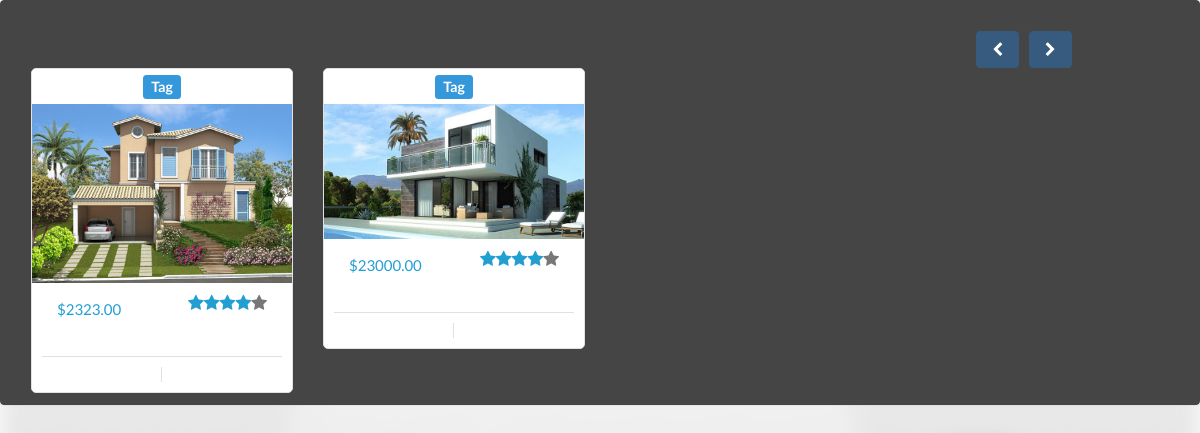
Screenshot of /HouseMate2_2/adminhomepage.php with the database file from the repository.
### tables this page shows
CREATE TABLE IF NOT EXISTS `inmueble` (
  `IdInmueble` varchar(5) NOT NULL,
  `Dueno` varchar(5) DEFAULT NULL,
  `Direccion` varchar(140) NOT NULL,
  `Descripcion` varchar(140) NOT NULL,
  `VentaRenta` int(1) NOT NULL,
  `Tipopropiedad` int(1) NOT NULL,
  `Precio` varchar(20) NOT NULL,
  `Imagen` varchar(100) NOT NULL,
  `DescDire` text
);

CREATE TABLE IF NOT EXISTS `tbusuario` (
  `idUsuario` varchar(5) NOT NULL DEFAULT '',
  `nombre` varchar(20) DEFAULT NULL,
  `apellido` varchar(20) DEFAULT NULL,
  `fechanac` date NOT NULL,
  `correo` varchar(30) DEFAULT NULL,
  `usuario` varchar(20) DEFAULT NULL,
  `contra` varchar(20) DEFAULT NULL,
  `tipo` int(1) DEFAULT NULL,
  `image` blob
);

### HouseMate2_2/Call/housein.php (the view, shortened to what this page needs)
<?php
$quero = "SELECT * FROM inmueble ORDER BY IdInmueble DESC LIMIT 8";
$cs = mysql_query($quero);
$count = 0;
while($row=mysql_fetch_array($cs))
{
	switch($count)
	{
		case 0:
			echo "<div class='item active'><div class='row'>";
		break;
	}
	$var = "";
switch($row['VentaRenta'])
{
	case 1:
	$var = $lang['Renta'];
	break;
	case 2:
	$var = $lang['Venta'];
	break;
}
echo "<div class='col-sm-3'>
		<div class='col-item'>
			<h4 class='text-center'><span class='label label-info'>Tag</span></h4>
				<div class='photo'>
					<img src='".$row['Imagen']."' class='limitante img-responsive' alt='a' />
				</div>
				<div class='info'>
					<div class='row'>
						<div class='price col-md-6'>
							<h5>
								$var</h5>
							<h5 class='price-text-color'>
								$".$row['Precio'].".00</h5>
						</div>
						<div class='rating hidden-sm col-md-6'>
							<i class='price-text-color fa fa-star'></i><i class='price-text-color fa fa-star'>
							</i><i class='price-text-color fa fa-star'></i><i class='price-text-color fa fa-star'>
							</i><i class='fa fa-star'></i>
						</div>
					</div>
					<div class='separator clear-left'>
						<p class='btn-add'>"
						;
						$dueno = "SELECT * FROM tbusuario WHERE idUsuario ='".$row['Dueno']."'";
						$dueno_con = mysql_query($dueno);
						while($row2 = mysql_fetch_array($dueno_con)){
						echo "<i class='fa fa-shopping-cart'></i><a href='perfil.php?usuario=".$row2['usuario']."' class='hidden-sm'>".$lang['Ca1']."</a></p>";
						}
						echo"
						<p class='btn-details'>
							<i class='fa fa-list'></i><a href='inmueble.php?IdInmueble=".$row['IdInmueble']."&tip=".$_SESSION['tip']."' class='hidden-sm'>".$lang['Ca2']."</a></p>
					</div>
					<div class='clearfix'>
					</div>
				</div>
			</div>
		</div>";
		$count++;
}
?>

### HouseMate2_2/css/appeal.css (style rules this page uses)
.col-item { border: 1px solid #E1E1E1; border-radius: 5px; background: #FFF; }
.col-item .photo img { margin: 0 auto; width: 100%; }
.col-item .info { padding: 10px; border-radius: 0 0 5px 5px; margin-top: 1px; }
.col-item .price { float: left; margin-top: 5px; }
.col-item .price h5 { line-height: 20px; margin: 0; }
.price-text-color { color: #219FD1; }
.col-item .info .rating { color: #777; }
.col-item .rating { float: left; font-size: 17px; text-align: right; line-height: 52px; margin-bottom: 10px; height: 52px; }
.col-item .separator { border-top: 1px solid #E1E1E1; }
.clear-left { clear: left; }
.col-item .separator p { line-height: 20px; margin-bottom: 0; margin-top: 10px; text-align: center; }
.col-item .separator p i { margin-right: 5px; }
.col-item .btn-add { width: 50%; float: left; }
.col-item .btn-add { border-right: 1px solid #E1E1E1; }
.col-item .btn-details { width: 50%; float: left; padding-left: 10px; }

### HouseMate2_2/css/intro.css (style rules this page uses)
#intro { font-family: "Lato","Helvetica Neue",Helvetica,Arial,sans-serif; font-size: 15px; line-height: 1.42857143; height: 100%; }
#intro:before { position:fixed; z-index: -1; background: url(http://www.permanenttrust.co.za/wp-content/uploads/2014/08/property-news-img3.jpg) no-repeat; background-size: cover; }

### rows the page displays
inmueble: Imagen (picture), Precio "2323"
inmueble: Imagen (picture), Precio "23000"
